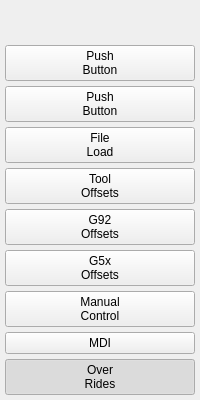
     <widget class="QWidget" name="verticalWidget" native="true">
      <property name="minimumSize">
       <size>
        <width>75</width>
        <height>0</height>
       </size>
      </property>
      <layout class="QVBoxLayout" name="verticalLayout_6">
       <property name="spacing">
        <number>5</number>
       </property>
       <property name="leftMargin">
        <number>5</number>
       </property>
       <property name="topMargin">
        <number>5</number>
       </property>
       <property name="rightMargin">
        <number>5</number>
       </property>
       <property name="bottomMargin">
        <number>5</number>
       </property>
       <item>
        <spacer name="verticalSpacer_3">
         <property name="orientation">
          <enum>Qt::Vertical</enum>
         </property>
         <property name="sizeHint" stdset="0">
          <size>
           <width>20</width>
           <height>40</height>
          </size>
         </property>
        </spacer>
       </item>
       <item>
        <widget class="QPushButton" name="pushButton_20">
         <property name="text">
          <string>Push
Button</string>
         </property>
         <property name="checkable">
          <bool>true</bool>
         </property>
         <property name="page" stdset="0">
          <number>8</number>
         </property>
         <attribute name="buttonGroup">
          <string notr="true">sideNavBtns</string>
         </attribute>
        </widget>
       </item>
       <item>
        <widget class="QPushButton" name="pushButton_19">
         <property name="text">
          <string>Push
Button</string>
         </property>
         <property name="checkable">
          <bool>true</bool>
         </property>
         <property name="page" stdset="0">
          <number>7</number>
         </property>
         <attribute name="buttonGroup">
          <string notr="true">sideNavBtns</string>
         </attribute>
        </widget>
       </item>
       <item>
        <widget class="QPushButton" name="pushButton_18">
         <property name="text">
          <string>File
Load</string>
         </property>
         <property name="checkable">
          <bool>true</bool>
         </property>
         <property name="page" stdset="0">
          <number>6</number>
         </property>
         <attribute name="buttonGroup">
          <string notr="true">sideNavBtns</string>
         </attribute>
        </widget>
       </item>
       <item>
        <widget class="QPushButton" name="pushButton_13">
         <property name="text">
          <string>Tool
Offsets</string>
         </property>
         <property name="checkable">
          <bool>true</bool>
         </property>
         <property name="page" stdset="0">
          <number>5</number>
         </property>
         <attribute name="buttonGroup">
          <string notr="true">sideNavBtns</string>
         </attribute>
        </widget>
       </item>
       <item>
        <widget class="QPushButton" name="pushButton_12">
         <property name="text">
          <string>G92
Offsets</string>
         </property>
         <property name="checkable">
          <bool>true</bool>
         </property>
         <property name="page" stdset="0">
          <number>4</number>
         </property>
         <attribute name="buttonGroup">
          <string notr="true">sideNavBtns</string>
         </attribute>
        </widget>
       </item>
       <item>
        <widget class="QPushButton" name="pushButton_11">
         <property name="text">
          <string>G5x
Offsets</string>
         </property>
         <property name="checkable">
          <bool>true</bool>
         </property>
         <property name="page" stdset="0">
          <number>3</number>
         </property>
         <attribute name="buttonGroup">
          <string notr="true">sideNavBtns</string>
         </attribute>
        </widget>
       </item>
       <item>
        <widget class="QPushButton" name="pushButton_10">
         <property name="text">
          <string>Manual
Control</string>
         </property>
         <property name="checkable">
          <bool>true</bool>
         </property>
         <property name="page" stdset="0">
          <number>2</number>
         </property>
         <attribute name="buttonGroup">
          <string notr="true">sideNavBtns</string>
         </attribute>
        </widget>
       </item>
       <item>
        <widget class="QPushButton" name="pushButton_9">
         <property name="text">
          <string>MDI</string>
         </property>
         <property name="checkable">
          <bool>true</bool>
         </property>
         <property name="page" stdset="0">
          <number>1</number>
         </property>
         <attribute name="buttonGroup">
          <string notr="true">sideNavBtns</string>
         </attribute>
        </widget>
       </item>
       <item>
        <widget class="QPushButton" name="pushButton_2">
         <property name="text">
          <string>Over
Rides</string>
         </property>
         <property name="checkable">
          <bool>true</bool>
         </property>
         <property name="checked">
          <bool>true</bool>
         </property>
         <property name="page" stdset="0">
          <number>0</number>
         </property>
         <attribute name="buttonGroup">
          <string notr="true">sideNavBtns</string>
         </attribute>
        </widget>
       </item>
      </layout>
     </widget>
